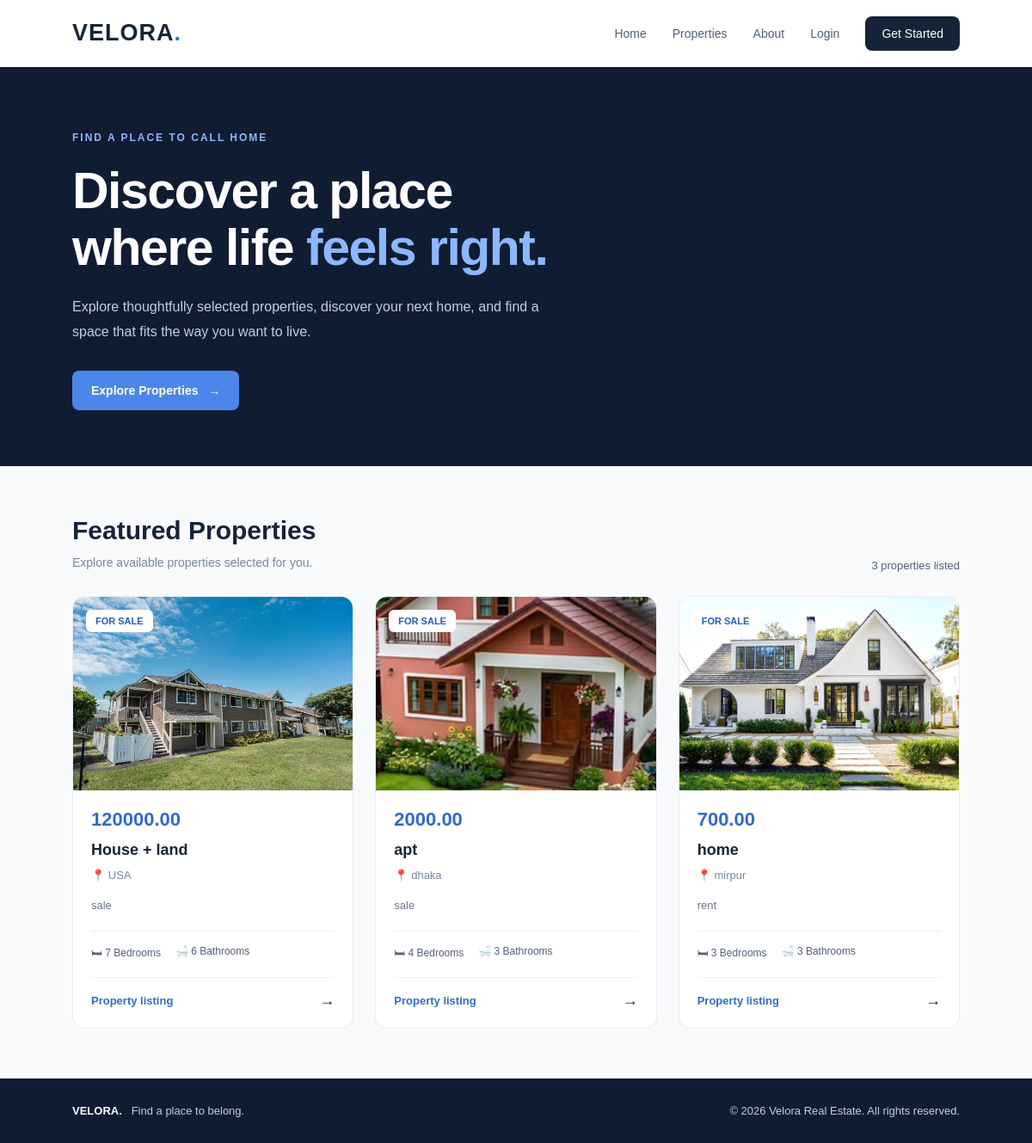
Page /properties/ on the committed database.
### properties/models.py (models this page shows, shortened)
class Property(models.Model):
    title = models.CharField(max_length=200)
    price = models.DecimalField(max_digits=12, decimal_places=2)
    location = models.CharField(max_length=200)
    description = models.TextField()
    image = models.ImageField(upload_to="properties/")
    bedrooms = models.PositiveIntegerField(default=0)
    bathrooms = models.PositiveIntegerField(default=0)
    created_at = models.DateTimeField(auto_now_add=True)
    class Meta:
        ordering = ["-created_at"]

### properties/views.py (the view)
def property_list(request):
    properties = Property.objects.all()
    return render(
        request,
        "properties/property_list.html",
        {"properties": properties},
    )

### properties/templates/properties/property_list.html (shortened to what this page needs)
<!DOCTYPE html>
<html lang="en">
<head>
</head>
<body>
<header class="navbar">
    <a href="{% url 'property_list' %}" class="logo">
        VELORA<span>.</span>
    </a>
    <nav class="nav-links">
        <a href="{% url 'property_list' %}">Home</a>
        <a href="#properties">Properties</a>
        <a href="#about">About</a>
        {% if user.is_authenticated %}
            <a href="{% url 'dashboard' %}">My Dashboard</a>
        {% else %}
            <a href="{% url 'login' %}">Login</a>
            <a href="{% url 'register' %}" class="nav-button">
                Get Started
            </a>
        {% endif %}
    </nav>
</header>
<section class="hero">
    <div class="hero-content">
        <div class="eyebrow">Find a place to call home</div>
        <h1>Discover a place<br>where life <span>feels right.</span></h1>
        <p>
            Explore thoughtfully selected properties, discover your next
            home, and find a space that fits the way you want to live.
        </p>
        <a href="#properties" class="hero-button">
            Explore Properties &nbsp; →
        </a>
    </div>
</section>
<main class="container" id="properties">
    <div class="section-heading">
        <div>
            <h2>Featured Properties</h2>
            <p>Explore available properties selected for you.</p>
        </div>
        <div class="listing-count">
            {{ properties|length }} properties listed
        </div>
    </div>
    <div class="property-grid">
        {% for property in properties %}
            <article class="property-card">
                <div class="image-wrap">
                    {% if property.image %}
                        <img
                            src="{{ property.image.url }}"
                            alt="{{ property.title }}"
                            class="property-image">
                    {% endif %}
                    <span class="listing-badge">FOR SALE</span>
                </div>
                <div class="property-info">
                    <div class="price">
                        {{ property.price }}
                    </div>
                    <h3 class="property-title">
                        {{ property.title }}
                    </h3>
                    <div class="location">
                        📍 {{ property.location }}
                    </div>
                    <p class="description">
                        {{ property.description|truncatechars:115 }}
                    </p>
                    <div class="property-features">
                        <span>🛏 {{ property.bedrooms }} Bedrooms</span>
                        <span>🛁 {{ property.bathrooms }} Bathrooms</span>
                    </div>
                    <div class="card-footer">
                        <span class="details-label">Property listing</span>
                        <span class="arrow">→</span>
                    </div>
                </div>
            </article>
        {% endfor %}
    </div>
</main>
<footer class="footer" id="about">
    <div><strong>VELORA.</strong> &nbsp; Find a place to belong.</div>
    <div>© {% now "Y" %} Velora Real Estate. All rights reserved.</div>
</footer>
</body>
</html>

### properties/templates/properties/property_list.html (style rules this page uses)
* { box-sizing: border-box; margin: 0; padding: 0; }
body { font-family: Arial, sans-serif; background: #f8fafc; color: #172338; }
a { text-decoration: none; color: inherit; }
.navbar { height: 78px; background: #fff; display: flex; justify-content: space-between; align-items: center; padding: 0 7%; border-bottom: 1px solid #edf0f5; }
.logo { font-size: 27px; font-weight: 800; letter-spacing: 1px; }
.logo span { color: #3775d6; }
.nav-links { display: flex; align-items: center; gap: 30px; font-size: 14px; color: #526077; }
.nav-button { background: #172338; color: white !important; padding: 12px 19px; border-radius: 8px; }
.hero { padding: 75px 7% 65px; background: #101c31; color: white; position: relative; overflow: hidden; }
.hero-content { max-width: 760px; position: relative; z-index: 1; }
.eyebrow { color: #8db7ff; font-size: 12px; font-weight: bold; letter-spacing: 2px; text-transform: uppercase; margin-bottom: 22px; }
.hero h1 { font-size: clamp(36px, 5vw, 59px); line-height: 1.12; letter-spacing: -1.5px; margin-bottom: 22px; }
.hero h1 span { color: #8db7ff; }
.hero p { color: #c4cede; line-height: 1.8; font-size: 16px; max-width: 580px; }
.hero-button { display: inline-block; margin-top: 30px; padding: 15px 22px; background: #4b86e8; color: white; border-radius: 8px; font-size: 14px; font-weight: bold; }
.container { max-width: 1400px; margin: auto; padding: 58px 7%; }
.section-heading { display: flex; justify-content: space-between; align-items: end; gap: 20px; margin-bottom: 28px; }
.section-heading h2 { font-size: 30px; margin-bottom: 9px; }
.section-heading p { color: #7a879a; font-size: 14px; line-height: 1.6; }
.listing-count { color: #526077; font-size: 13px; white-space: nowrap; }
.property-grid { display: grid; grid-template-columns: repeat(3, minmax(0, 1fr)); gap: 25px; }
.property-card { background: white; border: 1px solid #e8edf4; border-radius: 14px; overflow: hidden; transition: transform .2s, box-shadow .2s; }
.image-wrap { height: 225px; position: relative; background: #e8edf4; overflow: hidden; }
.property-image { width: 100%; height: 100%; object-fit: cover; display: block; transition: transform .3s; }
.listing-badge { position: absolute; top: 15px; left: 15px; padding: 7px 11px; background: white; color: #245dbb; border-radius: 6px; font-size: 11px; font-weight: bold; }
.property-info { padding: 21px; }
.price { color: #2f6bc9; font-size: 22px; font-weight: 800; margin-bottom: 10px; }
.property-title { font-size: 18px; margin-bottom: 9px; line-height: 1.4; }
.location { color: #7a879a; font-size: 13px; margin-bottom: 17px; }
.description { color: #69768a; font-size: 13px; line-height: 1.7; margin-bottom: 18px; overflow-wrap: anywhere; }
.property-features { display: flex; gap: 17px; flex-wrap: wrap; padding: 16px 0; border-top: 1px solid #edf0f5; color: #526077; font-size: 12px; }
.card-footer { display: flex; justify-content: space-between; align-items: center; gap: 10px; border-top: 1px solid #edf0f5; padding-top: 16px; }
.details-label { font-size: 13px; font-weight: bold; color: #2f6bc9; }
.arrow { font-size: 18px; }
.footer { background: #101c31; color: #c4cede; padding: 30px 7%; display: flex; justify-content: space-between; gap: 15px; flex-wrap: wrap; font-size: 13px; }
.footer strong { color: white; }

### rows in the picture
Property: image (picture), price "120000.00", title "House + land", location "USA", description "sale", bedrooms "7", bathrooms "6"
Property: image (picture), price "2000.00", title "apt", location "dhaka", description "sale", bedrooms "4", bathrooms "3"
Property: image (picture), price "700.00", title "home", location "mirpur", description "rent", bedrooms "3", bathrooms "3"

### other values in the picture
{{ properties|length }} "3"
